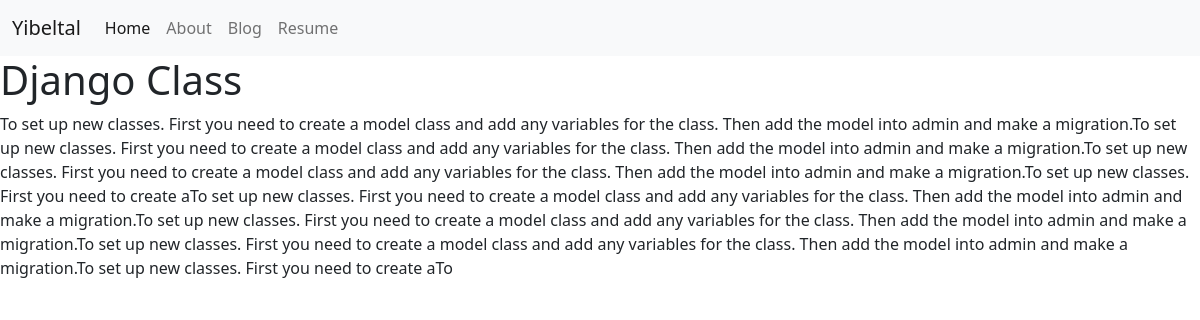
The app's page /blog/2/ with its own data.
### blog/models.py (models this page shows, shortened)
class Blogs(models.Model):
    title = models.CharField(max_length=200)
    description = models.TextField(max_length= 1000)

### blog/views.py (the view)
# urls.py: path('<int:blog_id>/', views.detail, name='detail'),
def detail(request, blog_id):
    blog = get_object_or_404(Blogs, pk=blog_id)
    return render(request,'detail.html', {'blog':blog})

### blog/templates/detail.html
{% extends 'base.html' %}
{% block content %}
    <h1>{{ blog.title }}</h1>
    <p>{{ blog.description }}</p>
    {% endblock %}

### records on screen
Blogs: title "Django Class", description "To set up new classes. First you need to create a model class and add any variables for the class. Then add the model into admin and make a migration.To set up new classes. First you need to create a model class and add any variables for the class. Then add the model into admin and make a migration.To set up new classes. First you need to create a model class and add any variables for the class. Then add the model into admin and make a migration.To set up new classes. First you need to create aTo set up new classes. First you need to create a model class and add any variables for the class. Then add the model into admin and make a migration.To set up new classes. First you need to create a…"
